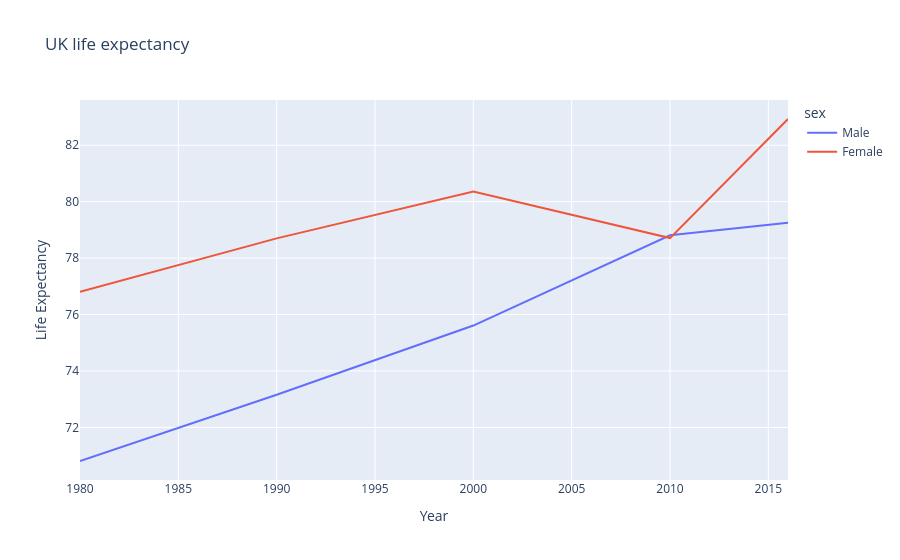

Notebook source saved alongside this figure:
### Code cell
# basic plot using plotly and long data format

long_df = pd.melt(df, id_vars='Year', value_vars=['Male', 'Female'], var_name='sex', value_name='life_exp')

fig = px.line(long_df, x='Year', y='life_exp', color = 'sex', title='UK life expectancy')
fig.update_layout(yaxis_title="Life Expectancy")

fig.show()

### Figure 1 — Plotly figure (JSON) as saved in the notebook; plotly's stock layout.template omitted (floating-point values rounded to 4 significant figures)
{"data": [{"hovertemplate": "sex=Male<br>Year=%{x}<br>life_exp=%{y}<extra></extra>", "legendgroup": "Male", "line": {"color": "#636efa", "dash": "solid"}, "marker": {"symbol": "circle"}, "mode": "lines", "name": "Male", "orientation": "v", "showlegend": true, "type": "scatter", "x": [1980, 1990, 2000, 2010, 2016], "xaxis": "x", "y": [70.81, 73.16, 75.61, 78.81, 79.25], "yaxis": "y"}, {"hovertemplate": "sex=Female<br>Year=%{x}<br>life_exp=%{y}<extra></extra>", "legendgroup": "Female", "line": {"color": "#EF553B", "dash": "solid"}, "marker": {"symbol": "circle"}, "mode": "lines", "name": "Female", "orientation": "v", "showlegend": true, "type": "scatter", "x": [1980, 1990, 2000, 2010, 2016], "xaxis": "x", "y": [76.81, 78.7, 80.36, 78.71, 82.93], "yaxis": "y"}], "layout": {"autosize": true, "legend": {"title": {"text": "sex"}, "tracegroupgap": 0}, "title": {"text": "UK life expectancy"}, "xaxis": {"anchor": "y", "autorange": true, "domain": [0, 1], "range": [1980, 2016], "title": {"text": "Year"}, "type": "linear"}, "yaxis": {"anchor": "x", "autorange": true, "domain": [0, 1], "range": [70.14, 83.6], "title": {"text": "Life Expectancy"}, "type": "linear"}}}
